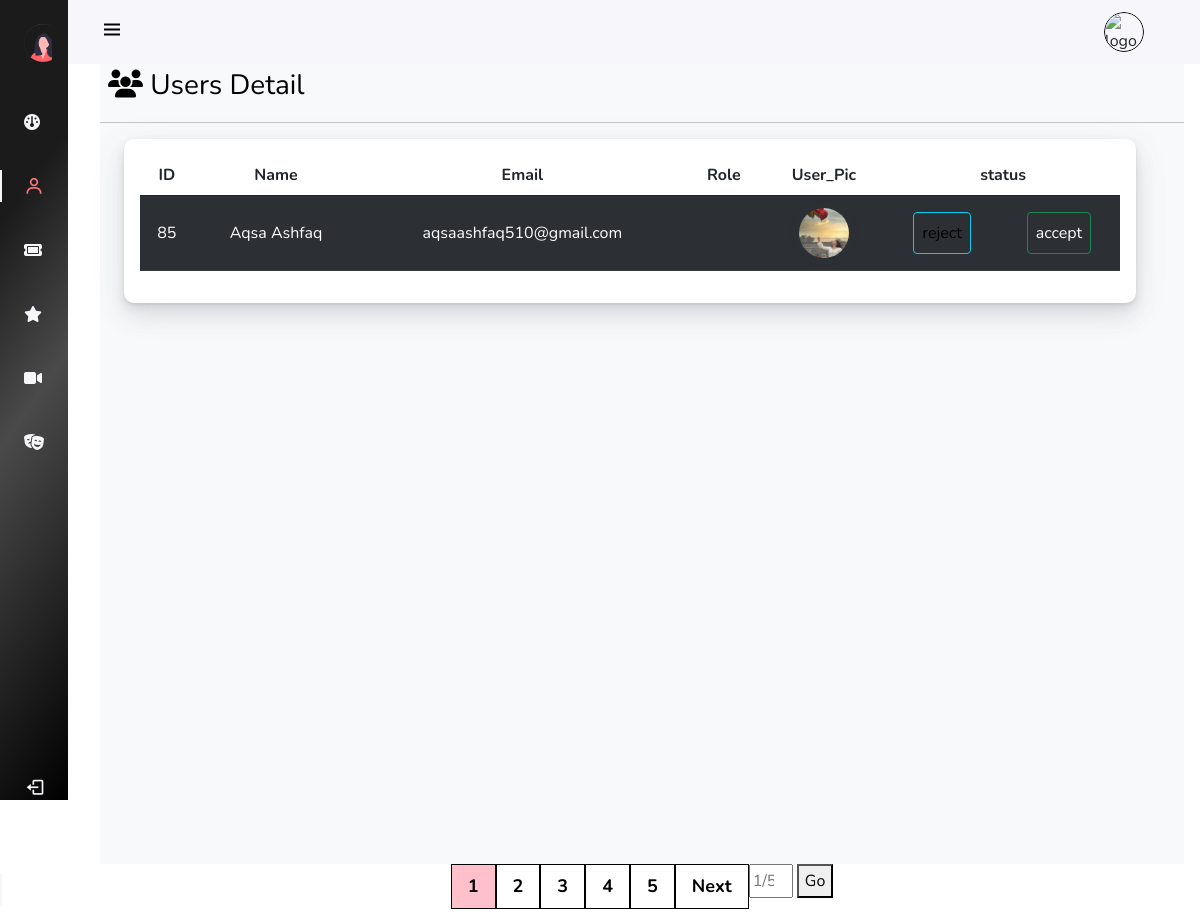
Screenshot of /AdminPanel/Pages/Users.php with the database file from the repository.
### tables this page shows
CREATE TABLE `registration` (
  `register_id` int(11) NOT NULL,
  `full_name` varchar(255) NOT NULL,
  `email` varchar(255) NOT NULL,
  `Apassword` varchar(255) NOT NULL,
  `picture` varchar(250) NOT NULL,
  `Urole` varchar(50) NOT NULL,
  `status` varchar(255) NOT NULL,
  `code` varchar(255) NOT NULL
);

### AdminPanel/Pages/Users.php (the view, shortened to what this page needs)
<?php
include("scripts.php");
include("Config.php");
$page_per_record=03;
if(isset($_GET['page'])){
    $page=$_GET['page'];
}else{
    $page=1;
}
?>
<!DOCTYPE html>
<html lang="en">
<head>
    <link rel="stylesheet" href="../assets/css/movie.css">
    <link rel="stylesheet" href="../assets/css/instyle.css">
</head>
<body id="body-pd" >
    <header class="header " id="header">
        <div class="header_toggle"> <i class='bx bx-menu' id="header-toggle"></i> </div>
        <div class="d-flex" >
                <div class="header_img ms-auto mx-4"> <img class="img-fluid" src="../assets/images/uploads/<?php echo $_SESSION['picture'] ;?> "
                style="width:40px;height:40px;border:1px solid black;border-radius:50px;"  alt="logo"> </div>
             </div>
      </header>
    <div class="l-navbar" id="nav-bar">
        <nav class="nav">
            <div>
                 <a href="#" class="nav_logo"> <img src="../assets/images/adminlogo.svg" alt="">  <span class="nav_logo-name">Admin &nbsp;Panel </span> </a>
                <div class="nav_list">
                    <a href="../index.php" class="nav_link  "> <i class="fa-solid fa-gauge"></i>
                     </a>
                     <a href="../Pages/Users.php" class="nav_link active"> <i class='bx bx-user nav_icon'></i>
                    <span class="nav_name ">Users</span> </a>
                     <a href="../Pages/booking.php" class="nav_link " > <i class="fa-solid fa-ticket"></i> <span class="nav_name">bookings</span> </a>
                     <a href="../Pages/reviews.php" class="nav_link"> <i class="fa-solid fa-star"></i><span class="nav_name">reviews</span> </a>
                     <a href="../Pages/Movies.php" class="nav_link"> <i class="fa-solid fa-video"></i> <span class="nav_name">movies</span> </a>
                     <a href="../Pages/Theaters.php" class="nav_link"><i class="fa-solid fa-masks-theater"></i> <span class="nav_name">theatre</span> </a>
                    </div>
            </div>
                        <a href="#" class="nav_link">
                <form action="logout.php" method="POST">
                <button class="btn btn-transparent m-0 p-0" type="submit" name="Signout">
                    <i class='bx bx-log-out nav_icon'></i> <span class="nav_name">SignOut</span>
                 </a>
          </nav>
    </div>
<div class="height-100 bg-light main-container ">
<div class="user-l d-flex " >
<a href="#" class="user-head"> <i class="fa-solid fa-users"></i> <span class="nav_name">Users Detail</span> </a>
</div>
  <hr>
          <div class="page-content page-container"  id="page-content">
            <div class="padding">
              <div class="row container d-flex justify-content-center">
                <div class="col-lg-12 grid-margin stretch-card">
                  <div class="card ">
                    <div class="card-body">
                      <div class="table-responsive">
                        <form action="" method="post" id="user_del_form"  >
                          <table class="table table-striped table-hover align-middle text-center">
                            <thead>
                              <tr>
                                <th>ID</th>
                                <th>Name</th>
                               <th>Email</th>
                               <th>Role</th>
                               <th>User_Pic</th>
                                <th colspan=2 >status</th>
                        </tr>
                      </thead>
                      <tbody class="table table-dark table-striped">
                      <?php
                $data = mysqli_query($conn,"SELECT * from registration");
                while ($users_data = mysqli_fetch_array($data)){
                      ?>
                        <tr>
                          <td><?php echo $users_data["register_id"] ?></td>
                          <td><?php echo $users_data["full_name"] ?></td>
                          <td><?php echo $users_data["email"] ?></td>
                          <td><?php echo $users_data["role"] ?></td>
                          <td class="py-1" ><img width="66px" height="66px" style="border-radius: 50px;" src="../assets/images/uploads/<?php echo $users_data["picture"] ?>" alt=""></td>
                           <td>
                            <a href="" class="btn btn-info" >reject</a>
                           </td>
                           <td>
                            <a href="" class="btn btn-success">accept</a>
                           </td>
                         </tr>
                        <?php  } ?>
                      </tbody>
                    </form>
</div>
</div>
</div>
</div>
</div>
</div>
</div>
</div>
<center>
<div class="pagination">
      <?php
        $query = "SELECT COUNT(*) FROM movie";
        $rs_result = mysqli_query($conn, $query);
        $row = mysqli_fetch_row($rs_result);
        $total_records = $row[0];
$total_pages = ceil($total_records / $page_per_record);
$pagLink = "";
for ($i=1; $i<=$total_pages; $i++) {
  if ($i == $page) {
      $pagLink .= "<a class = 'active' href='Movies.php?page="
                                        .$i."'>".$i." </a>";
  }
  else  {
      $pagLink .= "<a href='Movies.php?page=".$i."'>
                                        ".$i." </a>";
  }
};
echo $pagLink;
if($page<$total_pages){
    echo "<a href='Movies.php?page=".($page+1)."'>  Next </a>";
}
?>
<div class="inline m-auto">
      <input id="page" type="number" min="1" max="<?php echo $total_pages?>"
      placeholder="<?php echo $page."/".$total_pages; ?>" required>
      <button onClick="go2Page();">Go</button>
     </div>
     </center>
</body>
</html>

### AdminPanel/assets/css/instyle.css (style rules this page uses)
:root { --header-height: 3rem;--nav-width: 68px; --first-color: #E46568; --first-color-light: #AFA5D9; --white-color: #F7F6FB; --body-font: 'Nunito', sans-serif; --gradient:linear-gradient(125deg,#5D48A6,#94378C,#CD2671); --normal-font-size: 1rem;--z-fixed: 100 }
body { position: relative; margin: var(--header-height) 0 0 0; padding: 0 1rem; font-family: var(--body-font); font-size: var(--normal-font-size); transition: .5s }
a { text-decoration: none }
.header { width: 100%; height: var(--header-height); position: fixed;top: 0; left: 0; display: flex; align-items: center; justify-content: space-between; padding: 0 1rem; background-color: var(--white-color); z-index: var(--z-fixed); transition: .5s }
.header_toggle { color: black; font-size: 1.5rem; cursor: pointer }
.header_img { width: 35px; height: 35px; display: flex; justify-content: center; border-radius: 50%; overflow: hidden }
.header_img img { width: 40px; }
.l-navbar { position: fixed; top: 0;left: -30%; width: var(--nav-width); height: 100vh; background:linear-gradient(125deg,rgb(27, 27, 27) 25%,rgb(75, 74, 74) 50%,black) 100%; padding: .5rem 1rem 0 0; transition: .5s; z-index: var(--z-fixed) }
.nav { height: 100%; display: flex;flex-direction: column; justify-content: space-between; overflow: hidden }
.nav_logo, .nav_link { display: grid; grid-template-columns: max-content max-content; align-items: center; column-gap: 1rem;padding: .5rem 0 .5rem 1.5rem }
.nav_logo { margin-bottom: 2rem }
.nav_link { position: relative;color: var(--white-color);margin-bottom: 1.5rem;transition: .3s }
.nav_icon { font-size: 1.25rem }
.active { color: rgb(250, 119, 119) }
.active::before { content: '';position: absolute;left: 0;width: 2px;height: 32px;background-color: var(--white-color) }
.height-100 { height:100vh }
@media screen and (min-width: 768px) { body { margin: calc(var(--header-height) + 1rem) 0 0 0;padding-left: calc(var(--nav-width) + 2rem) } }
@media screen and (min-width: 768px) { .header { height: calc(var(--header-height) + 1rem);padding: 0 2rem 0 calc(var(--nav-width) + 2rem) } }
@media screen and (min-width: 768px) { .header_img { width: 40px;height: 40px } }
@media screen and (min-width: 768px) { .header_img img { width: 45px } }
@media screen and (min-width: 768px) { .l-navbar { left: 0;padding: 1rem 1rem 0 0 } }
.card { background-color: #fff; border-radius: 10px; border: none; position: relative; margin-bottom: 30px; box-shadow: 0 0.46875rem 2.1875rem rgba(90,97,105,0.1), 0 0.9375rem 1.40625rem rgba(90,97,105,0.1), 0 0.25rem 0.53125rem rgba(90,97,105,0.12), 0 0.125rem 0.1875rem rgba(90,97,105,0.1); }
.user-l .user-head { text-decoration: none; color: black; font-size: 28px; margin-left: 8px; }

### AdminPanel/Pages/Users.php (style rules this page uses)
table { border-collapse: collapse; }
.inline { display: inline-block; float: right; margin: 20px 0px; }
input, button { height: 34px; }
.pagination { display: inline-block; }
.pagination a { font-weight:bold; font-size:18px; color: black; float: left; padding: 8px 16px; text-decoration: none; border:1px solid black; }
.pagination a.active { background-color: pink; }

### rows the page displays
registration: register_id "85", full_name "Aqsa Ashfaq", email "aqsaashfaq510@gmail.com", picture (picture)
